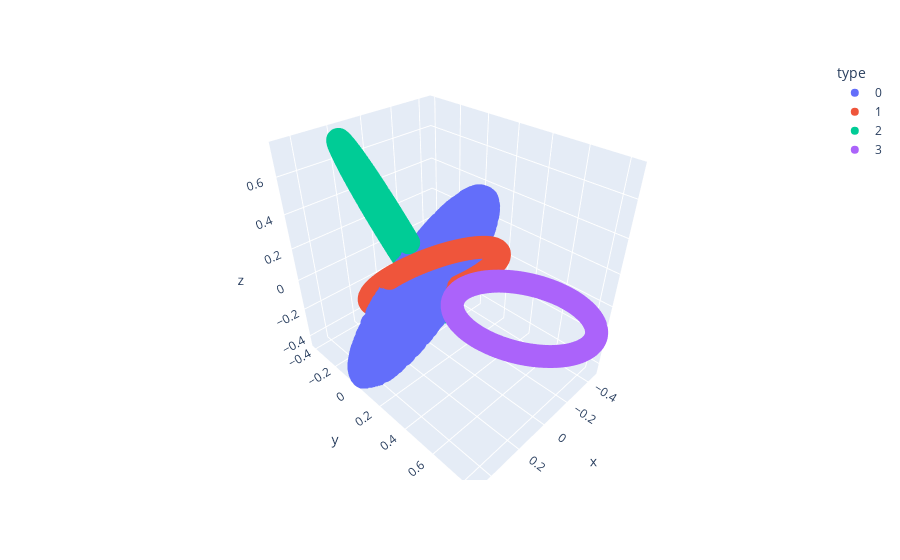

Notebook code for this chart:
### Code cell
df = pd.DataFrame(np.concatenate(pred_points, axis=0), columns=['x', 'y', 'z'])
df['type'] = ['0']*1000 + ['1']*1000 + ['2']*1000 + ['3']*1000
fig = px.scatter_3d(df, x='x', y='y', z='z', color='type')
fig.show()

### Figure 1 — Plotly figure (JSON) as saved in the notebook; plotly's stock layout.template omitted (floating-point values rounded to 4 significant figures; data arrays with more than 128 entries replaced by an {"elided": "..."} marker saying what was removed)
{"data": [{"hovertemplate": "type=0<br>x=%{x}<br>y=%{y}<br>z=%{z}<extra></extra>", "legendgroup": "0", "marker": {"color": "#636efa", "symbol": "circle"}, "mode": "markers", "name": "0", "scene": "scene", "showlegend": true, "type": "scatter3d", "x": {"elided": "1000 float values"}, "y": {"elided": "1000 float values"}, "z": {"elided": "1000 float values"}}, {"hovertemplate": "type=1<br>x=%{x}<br>y=%{y}<br>z=%{z}<extra></extra>", "legendgroup": "1", "marker": {"color": "#EF553B", "symbol": "circle"}, "mode": "markers", "name": "1", "scene": "scene", "showlegend": true, "type": "scatter3d", "x": {"elided": "1000 float values"}, "y": {"elided": "1000 float values"}, "z": {"elided": "1000 float values"}}, {"hovertemplate": "type=2<br>x=%{x}<br>y=%{y}<br>z=%{z}<extra></extra>", "legendgroup": "2", "marker": {"color": "#00cc96", "symbol": "circle"}, "mode": "markers", "name": "2", "scene": "scene", "showlegend": true, "type": "scatter3d", "x": {"elided": "1000 float values"}, "y": {"elided": "1000 float values"}, "z": {"elided": "1000 float values"}}, {"hovertemplate": "type=3<br>x=%{x}<br>y=%{y}<br>z=%{z}<extra></extra>", "legendgroup": "3", "marker": {"color": "#ab63fa", "symbol": "circle"}, "mode": "markers", "name": "3", "scene": "scene", "showlegend": true, "type": "scatter3d", "x": {"elided": "1000 float values"}, "y": {"elided": "1000 float values"}, "z": {"elided": "1000 float values"}}], "layout": {"legend": {"title": {"text": "type"}, "tracegroupgap": 0}, "margin": {"t": 60}, "scene": {"domain": {"x": [0, 1], "y": [0, 1]}, "xaxis": {"title": {"text": "x"}}, "yaxis": {"title": {"text": "y"}}, "zaxis": {"title": {"text": "z"}}}}}
